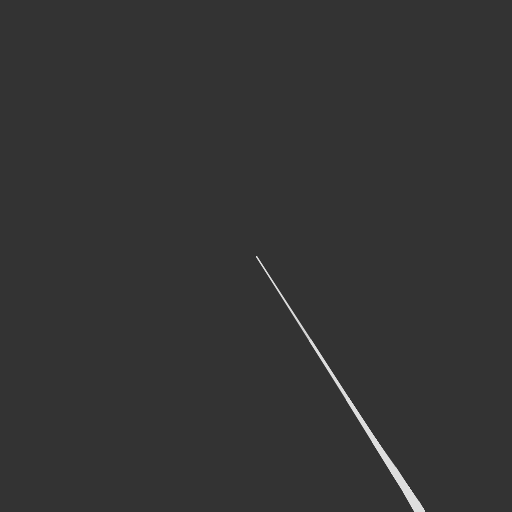
Frame 1 (no input)
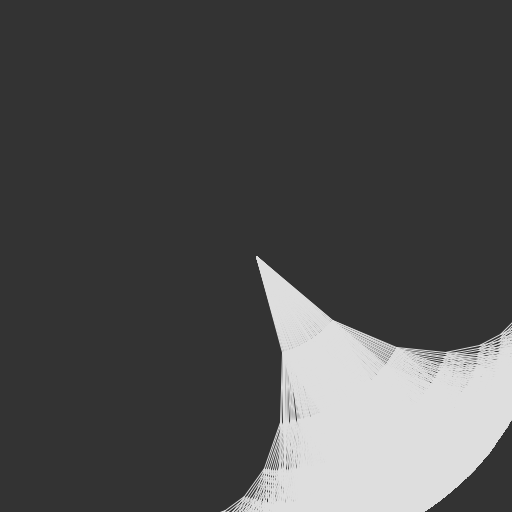
Frame 60 (the mouse pressed at the canvas centre just before this capture)
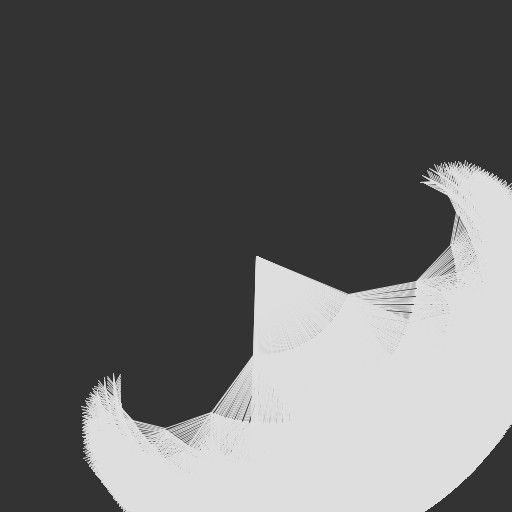
Frame 120 (the mouse held since frame 60 and released just before this capture)

The Processing sketch that drew these frames (run headless with seeded random() and noise(); from frame 60 on, the mouse is pressed at the canvas centre):

// Processing sketch: fractal
// ── fractal.pde
void setup()
{
  size(512, 512);
background(51);
stroke(222);

}
float aa = 0.01;
void draw()
{
  clear();
  frameRate(60);
  doIt(256, 256, 100, 1 , 7, aa, 0.7, 3 );
  println(frameRate);
  aa = aa+0.01;
}

 public int doIt(float initXPos, float initYPos, float initLineLenght, float initAngle,  int iterations, float angleOffset, float lengthMultiplier, int nOfBranches)
{
  int col = 5;
float len = initLineLenght;
float angle = initAngle;


float previousXPos;
float previousYPos;

float xPos = initXPos; //<>//
float yPos = initYPos;

FloatList listX = new FloatList();
listX.append(xPos);
FloatList listY = new FloatList();
listY.append(yPos);
FloatList angles = new FloatList();
angles.append(angle);

float newAngleOffset = angleOffset/(nOfBranches-1);

for( int i = 0; i < iterations; i++)
{
  float[] xRootPoints = listX.array();
  float[] yRootPoints = listY.array();
  float[] angleRootPoints = angles.array();
  
  listX.clear();
  listY.clear();
  angles.clear();

        for(int j = 0; j < xRootPoints.length; j++)
  {
    previousXPos = xRootPoints[j];
    previousYPos = yRootPoints[j];

    angle = angleRootPoints[j]-angleOffset/2;
    for(int k = 0; k < nOfBranches; k++)
    {
      xPos = previousXPos + len*cos(angle);
      yPos = previousYPos + len*sin(angle);
      
      line(previousXPos, previousYPos, xPos, yPos);
          
      listX.append(xPos);
      listY.append(yPos);
      angles.append(angle);
      angle = angle+newAngleOffset;
    }
  }
    len = len*lengthMultiplier;
  }
return 0;
}
